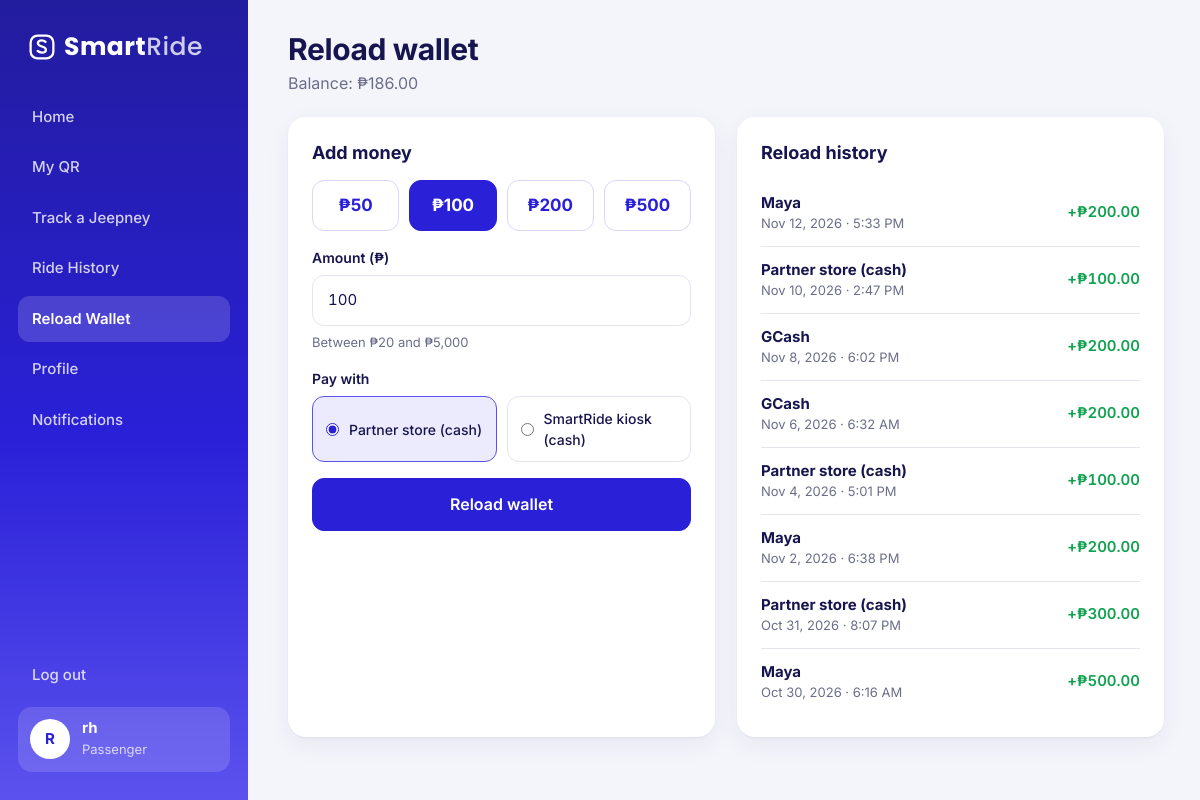
The page /controllers/passenger_reload.php (signed in) on the database its author committed.
### tables this page shows
CREATE TABLE reloads (
  reload_id    INT UNSIGNED NOT NULL AUTO_INCREMENT,
  wallet_id    INT UNSIGNED NOT NULL,
  amount       DECIMAL(10,2) NOT NULL,
  method       ENUM('gcash','maya','store','kiosk','qrph') NOT NULL,
  reloaded_at  DATETIME NOT NULL,
  PRIMARY KEY (reload_id),
  KEY idx_reloads_wallet (wallet_id, reloaded_at),
  CONSTRAINT fk_reloads_wallet FOREIGN KEY (wallet_id) REFERENCES wallets (wallet_id)
);

### controllers/passenger_reload.php (called while the page is built, shortened)
<?php
require_once '../config/db_connect.php';
require_once '../includes/functions.php';
require_once '../models/wallet_model.php';
$user_id = (int) $_SESSION['user_id'];
$wallet = get_my_wallet($conn, $user_id);
$history = get_reloads($conn, $wallet['wallet_id'], 50);
include '../views/passenger/reload.php';

### config/config.php (called while the page is built, shortened)
<?php
function reload_methods()
{
    $methods = [];
    $methods['store'] = 'Partner store (cash)';
    $methods['kiosk'] = 'SmartRide kiosk (cash)';
    return $methods;
}
function reload_method_label($method)
{
    $labels = reload_methods();
    $labels['maya'] = 'Maya';
    $labels['gcash'] = 'GCash';
    return $labels[$method] ?? $method;
}

### models/wallet_model.php (called while the page is built, shortened)
<?php
function get_wallet_by_user($conn, $user_id)
{
    $stmt = $conn->prepare("SELECT * FROM wallets WHERE user_id = ?");
    $stmt->bind_param("i", $user_id);
    $stmt->execute();
    return $stmt->get_result()->fetch_assoc();
}
function get_my_wallet($conn, $user_id)
{
    $wallet = get_wallet_by_user($conn, $user_id);
    return $wallet;
}
function get_reloads($conn, $wallet_id, $limit = 50)
{
    $stmt = $conn->prepare("SELECT * FROM reloads WHERE wallet_id = ? ORDER BY reloaded_at DESC LIMIT ?");
    $stmt->bind_param("ii", $wallet_id, $limit);
    $stmt->execute();
    return $stmt->get_result()->fetch_all(MYSQLI_ASSOC);
}

### views/passenger/reload.php (the view, shortened to what this page needs)
<?php include '../views/partials/dashboard_top.php'; ?>
<div class="row cols-2">
    <div class="card">
        <h3>Add money</h3>
        <form method="post" action="passenger_reload.php" class="form-stack" id="reloadForm">
            <div class="amounts" role="radiogroup" aria-label="Amount">
                <?php foreach ([50, 100, 200, 500] as $amount): ?>
                    <label><input type="radio" name="preset" value="<?= $amount ?>" <?= $amount === 100 ? 'checked' : '' ?>><span>₱<?= $amount ?></span></label>
                <?php endforeach; ?>
            </div>
            <div class="field"><label for="amount">Amount (₱)</label>
                <input class="input num" id="amount" name="amount" type="number" inputmode="decimal" min="<?= RELOAD_MIN ?>" max="<?= RELOAD_MAX ?>" step="1" value="100" required>
                <span class="hint">Between <?= peso(RELOAD_MIN, 0) ?> and <?= peso(RELOAD_MAX, 0) ?></span></div>
            <div class="field"><label>Pay with</label>
                <div class="methods">
                    <?php $first = true; foreach (reload_methods() as $key => $label): ?>
                        <label><input type="radio" name="method" value="<?= e($key) ?>" <?= $first ? 'checked' : '' ?>><?= e($label) ?></label>
                    <?php $first = false; ?>
                    <?php endforeach; ?>
                </div></div>
            <button class="btn lg block" type="submit">Reload wallet</button>
        </form>
    </div>
    <div class="card">
        <h3>Reload history</h3>
        <?php foreach ($history as $h): ?>
            <div class="list-row">
                <div class="who"><b><?= e(reload_method_label($h['method'])) ?></b><span><?= e(fmt_date($h['reloaded_at'], 'M j, Y · g:i A')) ?></span></div>
                <span class="amt-plus num">+<?= peso($h['amount']) ?></span>
            </div>
        <?php endforeach; ?>
    </div>
</div>
<?php include '../views/partials/dashboard_bottom.php'; ?>

### assets/css/app.css (style rules this page uses)
:root { --brand: #2A20D8; --brand-deep: #221C9E; --brand-soft: #5B52EE; --ink: #17154F; --navy: #1E1B6E; --muted: #6B6E8A; --bg: #F4F5FB; --surface: #FFFFFF; --lav: #ECEBFE; --lav-2: #D9D7FD; --line: #E4E5F0; --green: #12A150; --green-bg: #E3F6EB; --red: #E0343F; --red-bg: #FDE7E8; --amber: #C77A00; --amber-bg: #FFF1D9; --gray: #9A9CB4; --gray-bg: #EEEFF5; --shadow: 0 1px 2px rgba(23, 21, 79, .05), 0 8px 24px rgba(23, 21, 79, .06); --radius: 18px; --grad: linear-gradient(180deg, #221C9E 0%, #2A20D8 55%, #5B52EE 100%); --font: "Inter", system-ui, -apple-system, "Segoe UI", Roboto, sans-serif; --font-logo: "Poppins", "Inter", system-ui, sans-serif; }
* { box-sizing: border-box; margin: 0; padding: 0; }
html { -webkit-text-size-adjust: 100%; }
body { font-family: var(--font); color: var(--ink); background: var(--bg); font-size: 15px; line-height: 1.5; }
button, input, select { font: inherit; color: inherit; }
.num { font-variant-numeric: tabular-nums; }
.btn { display: inline-flex; align-items: center; justify-content: center; gap: 8px; border: 1.5px solid var(--brand); background: var(--brand); color: #fff; border-radius: 12px; padding: 12px 20px; font-weight: 600; font-size: 15px; cursor: pointer; line-height: 1.2; white-space: nowrap; }
.btn.lg { padding: 16px 26px; font-size: 16px; }
.btn.block { width: 100%; }
.field { display: flex; flex-direction: column; gap: 7px; }
.field label { font-size: 14px; font-weight: 600; }
.input, select.input { width: 100%; background: var(--surface); border: 1.5px solid var(--line); border-radius: 12px; padding: 13px 15px; font-size: 15px; }
.hint { font-size: 13px; color: var(--muted); }
.form-stack { display: flex; flex-direction: column; gap: 16px; }
.card { background: var(--surface); border-radius: var(--radius); padding: 22px 24px; box-shadow: var(--shadow); min-width: 0; }
.card h3 { font-size: 18px; margin-bottom: 14px; }
.row { display: grid; gap: 22px; }
.cols-2 { grid-template-columns: repeat(2, minmax(0, 1fr)); }
.amt-plus { color: var(--green); font-weight: 600; }
.list-row { display: flex; justify-content: space-between; align-items: center; gap: 12px; padding: 12px 0; border-bottom: 1px solid var(--line); }
.list-row:last-child { border-bottom: none; }
.list-row .who { display: flex; flex-direction: column; min-width: 0; }
.list-row .who b { font-size: 15px; }
.list-row .who span { font-size: 13px; color: var(--muted); }
.amounts { display: grid; grid-template-columns: repeat(4, minmax(0, 1fr)); gap: 10px; }
.amounts label { position: relative; }
.amounts span { display: block; text-align: center; border: 1.5px solid var(--lav-2); border-radius: 12px; padding: 12px 0; font-weight: 700; color: var(--brand); font-size: 17px; background: var(--surface); }
.amounts input:checked + span { background: var(--brand); border-color: var(--brand); color: #fff; }
.methods { display: grid; grid-template-columns: repeat(2, minmax(0, 1fr)); gap: 10px; }
.methods label { display: flex; align-items: center; gap: 10px; border: 1.5px solid var(--line); border-radius: 12px; padding: 11px 13px; cursor: pointer; font-weight: 500; }
.methods input { accent-color: var(--brand); }
.methods label:has(input:checked) { border-color: var(--brand-soft); background: var(--lav); }

### rows shown on the page
reloads: method "Maya", reloaded_at "Nov 12, 2026 · 5:33 PM", amount "₱200.00"
reloads: method "Partner store (cash)", reloaded_at "Nov 10, 2026 · 2:47 PM", amount "₱100.00"
reloads: method "GCash", reloaded_at "Nov 8, 2026 · 6:02 PM", amount "₱200.00"
reloads: method "GCash", reloaded_at "Nov 6, 2026 · 6:32 AM", amount "₱200.00"
reloads: method "Partner store (cash)", reloaded_at "Nov 4, 2026 · 5:01 PM", amount "₱100.00"
reloads: method "Maya", reloaded_at "Nov 2, 2026 · 6:38 PM", amount "₱200.00"
reloads: method "Partner store (cash)", reloaded_at "Oct 31, 2026 · 8:07 PM", amount "₱300.00"
reloads: method "Maya", reloaded_at "Oct 30, 2026 · 6:16 AM", amount "₱500.00"

### other values the page prints
$item[2] "Home"
$item[2] "My QR"
$item[2] "Track a Jeepney"
$item[2] "Ride History"
$item[2] "Reload Wallet"
$item[2] "Profile"
$item[2] "Notifications"
initials($my_name) "R"
$my_name "rh"
$role_labels[$my_role] "Passenger"
$heading "Reload wallet"
$sub "Balance: ₱186.00"
$amount "50"
$amount "100"
$amount "200"
